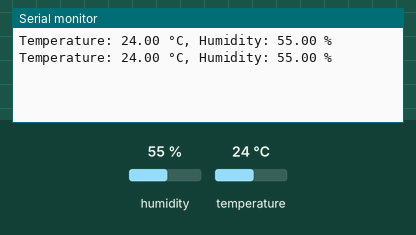
Simulated run of this sketch. Board: ESP32. Shown: the last lines printed to the serial monitor. The inputs (shaded band) are chosen by the test bench; at power-on: humidity 55 %, temperature 24 °C.

Above: at 4.8 s.
4.9 s: humidity set to 22 %
At 7.5 s:
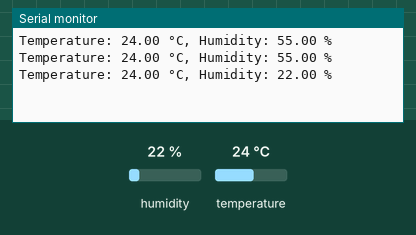
7.9 s: temperature set to 12 °C
At 8.7 s:
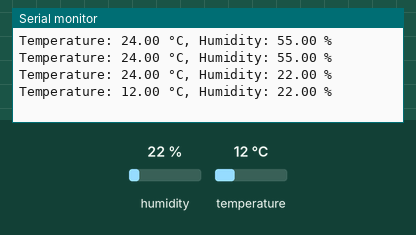
10.9 s: humidity set to 40 %
At 13.5 s:
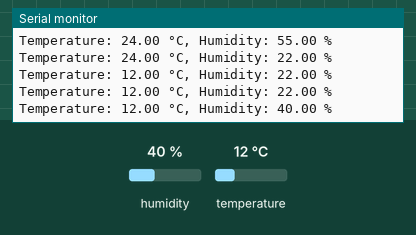
Timing chart, 0 to 15.0 s (numbered marks = the images above; inputs shaded):
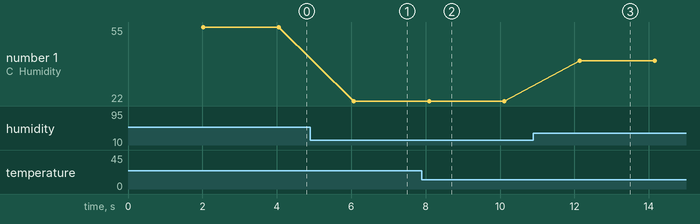

The sketch:

Sensor_Test_DHT11.ino
```cpp
#include "DHT.h"
// Define the GPIO pin where the DHT11 is connected
#define DHTPIN 15  // GPIO 15
// Define the type of sensor you're using
#define DHTTYPE DHT11  // DHT11 sensor
// Initialize the DHT sensor
DHT dht(DHTPIN, DHTTYPE);
void setup() {
  // Start the serial communication to output data to the Serial Monitor
  Serial.begin(115200);
  // Initialize the DHT sensor
  dht.begin();
}
void loop() {
  // Wait a few seconds between measurements
  delay(2000);
  // Read the temperature as Celsius (default)
  float temperature = dht.readTemperature();
  // Read the humidity
  float humidity = dht.readHumidity();
  // Check if the readings are valid
  if (isnan(temperature) || isnan(humidity)) {
    Serial.println("Failed to read from DHT sensor!");
    return;
  }
  // Print the temperature and humidity values to the Serial Monitor
  Serial.print("Temperature: ");
  Serial.print(temperature);
  Serial.print(" °C, ");
  Serial.print("Humidity: ");
  Serial.print(humidity);
  Serial.println(" %");
}
```

Measured:
- after the input at 4.9 s, the serial monitor: prints a new line after 1.2 s (image 1)
- after the input at 7.9 s, the serial monitor: prints a new line after 0.19 s (image 2)
- after the input at 10.9 s, the serial monitor: prints a new line after 1.2 s (image 3)
- plotted number 1: 55 → 22 after the input at 4.9 s, 22 → 40 after the input at 10.9 s
